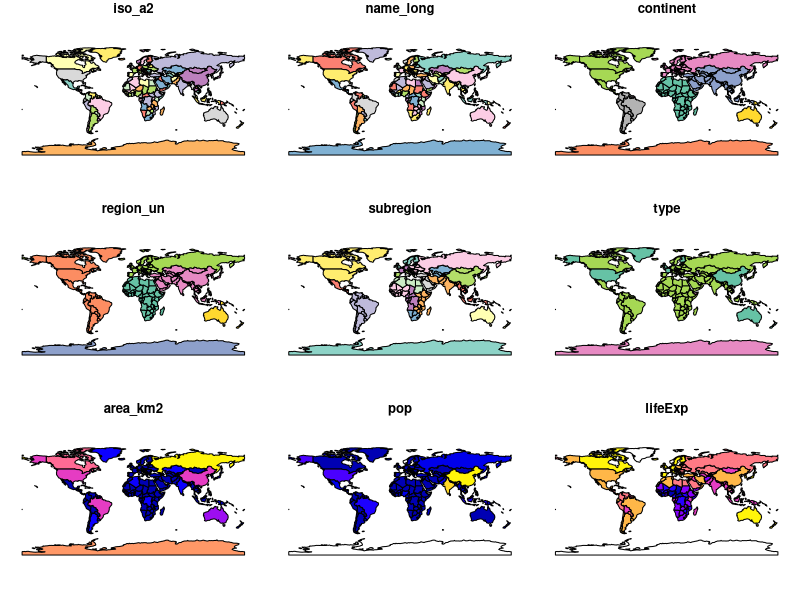
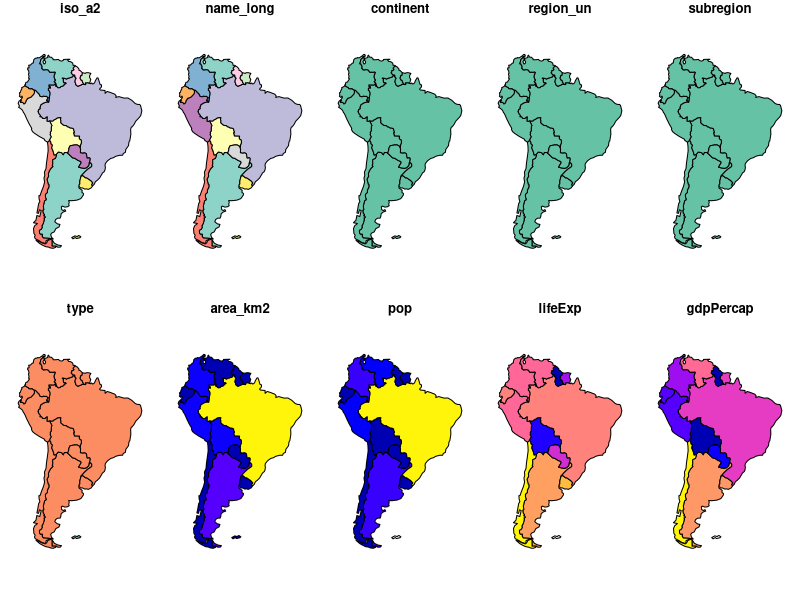

The R source for these figures, in order:
## ---- chunk 1
knitr::opts_chunk$set(
  echo = T,
  message = F,
  error = F,
  fig.align = 'center',
  warning = F
)
## ---- chunk 2
library(sf)
library(raster)
library(spData)
library(dplyr)
## ---- chunk 3
data("world", package = "spData")
world
## ---- chunk 4
plot(world)
## ---- chunk 5
world %>% 
  filter(continent == "South America") %>% 
  plot()
